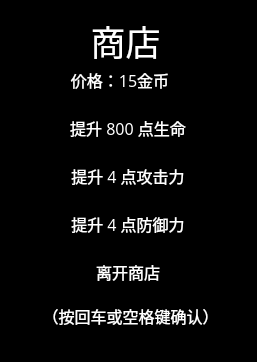
<?xml version="1.0" encoding="UTF-8"?>
<ui version="4.0">
 <class>StoreWindow</class>
 <widget class="QWidget" name="StoreWindow">
  <property name="geometry">
   <rect>
    <x>0</x>
    <y>0</y>
    <width>257</width>
    <height>362</height>
   </rect>
  </property>
  <property name="palette">
   <palette>
    <active>
     <colorrole role="Base">
      <brush brushstyle="SolidPattern">
       <color alpha="255">
        <red>255</red>
        <green>255</green>
        <blue>255</blue>
       </color>
      </brush>
     </colorrole>
     <colorrole role="Window">
      <brush brushstyle="SolidPattern">
       <color alpha="255">
        <red>0</red>
        <green>0</green>
        <blue>0</blue>
       </color>
      </brush>
     </colorrole>
    </active>
    <inactive>
     <colorrole role="Base">
      <brush brushstyle="SolidPattern">
       <color alpha="255">
        <red>255</red>
        <green>255</green>
        <blue>255</blue>
       </color>
      </brush>
     </colorrole>
     <colorrole role="Window">
      <brush brushstyle="SolidPattern">
       <color alpha="255">
        <red>0</red>
        <green>0</green>
        <blue>0</blue>
       </color>
      </brush>
     </colorrole>
    </inactive>
    <disabled>
     <colorrole role="Base">
      <brush brushstyle="SolidPattern">
       <color alpha="255">
        <red>0</red>
        <green>0</green>
        <blue>0</blue>
       </color>
      </brush>
     </colorrole>
     <colorrole role="Window">
      <brush brushstyle="SolidPattern">
       <color alpha="255">
        <red>0</red>
        <green>0</green>
        <blue>0</blue>
       </color>
      </brush>
     </colorrole>
    </disabled>
   </palette>
  </property>
  <property name="windowTitle">
   <string>Form</string>
  </property>
  <widget class="QGraphicsView" name="graphicsView">
   <property name="geometry">
    <rect>
     <x>16</x>
     <y>16</y>
     <width>32</width>
     <height>32</height>
    </rect>
   </property>
   <property name="palette">
    <palette>
     <active>
      <colorrole role="Base">
       <brush brushstyle="SolidPattern">
        <color alpha="255">
         <red>0</red>
         <green>0</green>
         <blue>0</blue>
        </color>
       </brush>
      </colorrole>
     </active>
     <inactive>
      <colorrole role="Base">
       <brush brushstyle="SolidPattern">
        <color alpha="255">
         <red>0</red>
         <green>0</green>
         <blue>0</blue>
        </color>
       </brush>
      </colorrole>
     </inactive>
     <disabled>
      <colorrole role="Base">
       <brush brushstyle="SolidPattern">
        <color alpha="255">
         <red>0</red>
         <green>0</green>
         <blue>0</blue>
        </color>
       </brush>
      </colorrole>
     </disabled>
    </palette>
   </property>
  </widget>
  <widget class="QLabel" name="label">
   <property name="geometry">
    <rect>
     <x>60</x>
     <y>20</y>
     <width>131</width>
     <height>41</height>
    </rect>
   </property>
   <property name="palette">
    <palette>
     <active>
      <colorrole role="WindowText">
       <brush brushstyle="SolidPattern">
        <color alpha="255">
         <red>255</red>
         <green>255</green>
         <blue>255</blue>
        </color>
       </brush>
      </colorrole>
     </active>
     <inactive>
      <colorrole role="WindowText">
       <brush brushstyle="SolidPattern">
        <color alpha="255">
         <red>255</red>
         <green>255</green>
         <blue>255</blue>
        </color>
       </brush>
      </colorrole>
     </inactive>
     <disabled>
      <colorrole role="WindowText">
       <brush brushstyle="SolidPattern">
        <color alpha="255">
         <red>190</red>
         <green>190</green>
         <blue>190</blue>
        </color>
       </brush>
      </colorrole>
     </disabled>
    </palette>
   </property>
   <property name="font">
    <font>
     <family>楷体</family>
     <pointsize>26</pointsize>
    </font>
   </property>
   <property name="text">
    <string>商店</string>
   </property>
   <property name="alignment">
    <set>Qt::AlignCenter</set>
   </property>
  </widget>
  <widget class="QLabel" name="label_2">
   <property name="geometry">
    <rect>
     <x>30</x>
     <y>70</y>
     <width>180</width>
     <height>20</height>
    </rect>
   </property>
   <property name="palette">
    <palette>
     <active>
      <colorrole role="WindowText">
       <brush brushstyle="SolidPattern">
        <color alpha="255">
         <red>255</red>
         <green>255</green>
         <blue>255</blue>
        </color>
       </brush>
      </colorrole>
     </active>
     <inactive>
      <colorrole role="WindowText">
       <brush brushstyle="SolidPattern">
        <color alpha="255">
         <red>255</red>
         <green>255</green>
         <blue>255</blue>
        </color>
       </brush>
      </colorrole>
     </inactive>
     <disabled>
      <colorrole role="WindowText">
       <brush brushstyle="SolidPattern">
        <color alpha="255">
         <red>190</red>
         <green>190</green>
         <blue>190</blue>
        </color>
       </brush>
      </colorrole>
     </disabled>
    </palette>
   </property>
   <property name="font">
    <font>
     <family>楷体</family>
     <pointsize>12</pointsize>
    </font>
   </property>
   <property name="text">
    <string>价格：15金币</string>
   </property>
   <property name="alignment">
    <set>Qt::AlignCenter</set>
   </property>
  </widget>
  <widget class="QLabel" name="label_3">
   <property name="geometry">
    <rect>
     <x>0</x>
     <y>112</y>
     <width>256</width>
     <height>32</height>
    </rect>
   </property>
   <property name="palette">
    <palette>
     <active>
      <colorrole role="WindowText">
       <brush brushstyle="SolidPattern">
        <color alpha="255">
         <red>255</red>
         <green>255</green>
         <blue>255</blue>
        </color>
       </brush>
      </colorrole>
     </active>
     <inactive>
      <colorrole role="WindowText">
       <brush brushstyle="SolidPattern">
        <color alpha="255">
         <red>255</red>
         <green>255</green>
         <blue>255</blue>
        </color>
       </brush>
      </colorrole>
     </inactive>
     <disabled>
      <colorrole role="WindowText">
       <brush brushstyle="SolidPattern">
        <color alpha="255">
         <red>190</red>
         <green>190</green>
         <blue>190</blue>
        </color>
       </brush>
      </colorrole>
     </disabled>
    </palette>
   </property>
   <property name="font">
    <font>
     <family>楷体</family>
     <pointsize>12</pointsize>
    </font>
   </property>
   <property name="text">
    <string>提升 800 点生命</string>
   </property>
   <property name="alignment">
    <set>Qt::AlignCenter</set>
   </property>
  </widget>
  <widget class="QLabel" name="label_4">
   <property name="geometry">
    <rect>
     <x>0</x>
     <y>160</y>
     <width>256</width>
     <height>32</height>
    </rect>
   </property>
   <property name="palette">
    <palette>
     <active>
      <colorrole role="WindowText">
       <brush brushstyle="SolidPattern">
        <color alpha="255">
         <red>255</red>
         <green>255</green>
         <blue>255</blue>
        </color>
       </brush>
      </colorrole>
     </active>
     <inactive>
      <colorrole role="WindowText">
       <brush brushstyle="SolidPattern">
        <color alpha="255">
         <red>255</red>
         <green>255</green>
         <blue>255</blue>
        </color>
       </brush>
      </colorrole>
     </inactive>
     <disabled>
      <colorrole role="WindowText">
       <brush brushstyle="SolidPattern">
        <color alpha="255">
         <red>190</red>
         <green>190</green>
         <blue>190</blue>
        </color>
       </brush>
      </colorrole>
     </disabled>
    </palette>
   </property>
   <property name="font">
    <font>
     <family>楷体</family>
     <pointsize>12</pointsize>
    </font>
   </property>
   <property name="text">
    <string>提升 4 点攻击力</string>
   </property>
   <property name="alignment">
    <set>Qt::AlignCenter</set>
   </property>
  </widget>
  <widget class="QLabel" name="label_5">
   <property name="geometry">
    <rect>
     <x>0</x>
     <y>208</y>
     <width>256</width>
     <height>32</height>
    </rect>
   </property>
   <property name="palette">
    <palette>
     <active>
      <colorrole role="WindowText">
       <brush brushstyle="SolidPattern">
        <color alpha="255">
         <red>255</red>
         <green>255</green>
         <blue>255</blue>
        </color>
       </brush>
      </colorrole>
     </active>
     <inactive>
      <colorrole role="WindowText">
       <brush brushstyle="SolidPattern">
        <color alpha="255">
         <red>255</red>
         <green>255</green>
         <blue>255</blue>
        </color>
       </brush>
      </colorrole>
     </inactive>
     <disabled>
      <colorrole role="WindowText">
       <brush brushstyle="SolidPattern">
        <color alpha="255">
         <red>190</red>
         <green>190</green>
         <blue>190</blue>
        </color>
       </brush>
      </colorrole>
     </disabled>
    </palette>
   </property>
   <property name="font">
    <font>
     <family>楷体</family>
     <pointsize>12</pointsize>
    </font>
   </property>
   <property name="text">
    <string>提升 4 点防御力</string>
   </property>
   <property name="alignment">
    <set>Qt::AlignCenter</set>
   </property>
  </widget>
  <widget class="QLabel" name="label_6">
   <property name="geometry">
    <rect>
     <x>0</x>
     <y>256</y>
     <width>256</width>
     <height>32</height>
    </rect>
   </property>
   <property name="palette">
    <palette>
     <active>
      <colorrole role="WindowText">
       <brush brushstyle="SolidPattern">
        <color alpha="255">
         <red>255</red>
         <green>255</green>
         <blue>255</blue>
        </color>
       </brush>
      </colorrole>
     </active>
     <inactive>
      <colorrole role="WindowText">
       <brush brushstyle="SolidPattern">
        <color alpha="255">
         <red>255</red>
         <green>255</green>
         <blue>255</blue>
        </color>
       </brush>
      </colorrole>
     </inactive>
     <disabled>
      <colorrole role="WindowText">
       <brush brushstyle="SolidPattern">
        <color alpha="255">
         <red>190</red>
         <green>190</green>
         <blue>190</blue>
        </color>
       </brush>
      </colorrole>
     </disabled>
    </palette>
   </property>
   <property name="font">
    <font>
     <family>楷体</family>
     <pointsize>12</pointsize>
    </font>
   </property>
   <property name="text">
    <string>离开商店</string>
   </property>
   <property name="alignment">
    <set>Qt::AlignCenter</set>
   </property>
  </widget>
  <widget class="QGraphicsView" name="graphicsView_2">
   <property name="geometry">
    <rect>
     <x>32</x>
     <y>112</y>
     <width>192</width>
     <height>32</height>
    </rect>
   </property>
   <property name="palette">
    <palette>
     <active>
      <colorrole role="Base">
       <brush brushstyle="SolidPattern">
        <color alpha="0">
         <red>191</red>
         <green>64</green>
         <blue>64</blue>
        </color>
       </brush>
      </colorrole>
      <colorrole role="Window">
       <brush brushstyle="SolidPattern">
        <color alpha="0">
         <red>191</red>
         <green>64</green>
         <blue>64</blue>
        </color>
       </brush>
      </colorrole>
     </active>
     <inactive>
      <colorrole role="Base">
       <brush brushstyle="SolidPattern">
        <color alpha="0">
         <red>191</red>
         <green>64</green>
         <blue>64</blue>
        </color>
       </brush>
      </colorrole>
      <colorrole role="Window">
       <brush brushstyle="SolidPattern">
        <color alpha="0">
         <red>191</red>
         <green>64</green>
         <blue>64</blue>
        </color>
       </brush>
      </colorrole>
     </inactive>
     <disabled>
      <colorrole role="Base">
       <brush brushstyle="SolidPattern">
        <color alpha="0">
         <red>191</red>
         <green>64</green>
         <blue>64</blue>
        </color>
       </brush>
      </colorrole>
      <colorrole role="Window">
       <brush brushstyle="SolidPattern">
        <color alpha="0">
         <red>191</red>
         <green>64</green>
         <blue>64</blue>
        </color>
       </brush>
      </colorrole>
     </disabled>
    </palette>
   </property>
  </widget>
  <widget class="QLabel" name="label_7">
   <property name="geometry">
    <rect>
     <x>30</x>
     <y>290</y>
     <width>201</width>
     <height>51</height>
    </rect>
   </property>
   <property name="palette">
    <palette>
     <active>
      <colorrole role="WindowText">
       <brush brushstyle="SolidPattern">
        <color alpha="255">
         <red>255</red>
         <green>255</green>
         <blue>255</blue>
        </color>
       </brush>
      </colorrole>
     </active>
     <inactive>
      <colorrole role="WindowText">
       <brush brushstyle="SolidPattern">
        <color alpha="255">
         <red>255</red>
         <green>255</green>
         <blue>255</blue>
        </color>
       </brush>
      </colorrole>
     </inactive>
     <disabled>
      <colorrole role="WindowText">
       <brush brushstyle="SolidPattern">
        <color alpha="255">
         <red>190</red>
         <green>190</green>
         <blue>190</blue>
        </color>
       </brush>
      </colorrole>
     </disabled>
    </palette>
   </property>
   <property name="font">
    <font>
     <family>楷体</family>
     <pointsize>12</pointsize>
    </font>
   </property>
   <property name="text">
    <string>（按回车或空格键确认）</string>
   </property>
   <property name="alignment">
    <set>Qt::AlignCenter</set>
   </property>
  </widget>
 </widget>
 <resources/>
 <connections/>
</ui>
